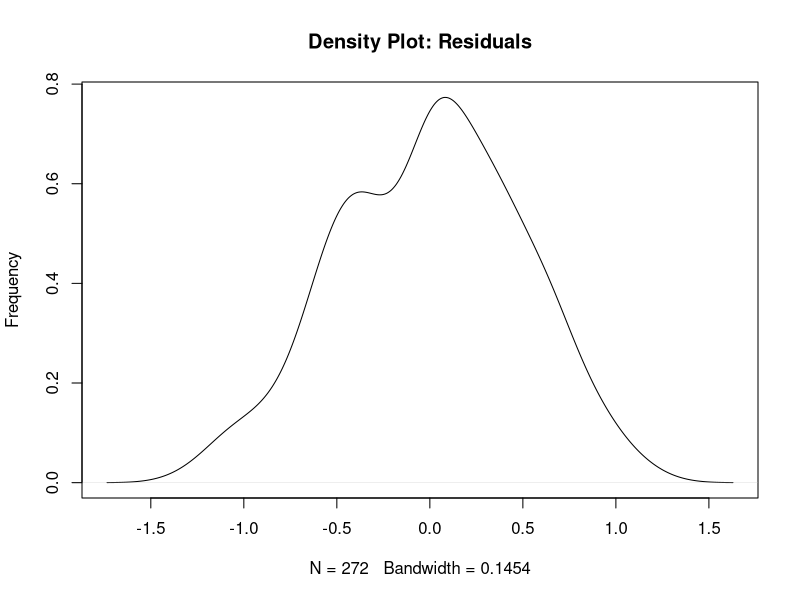
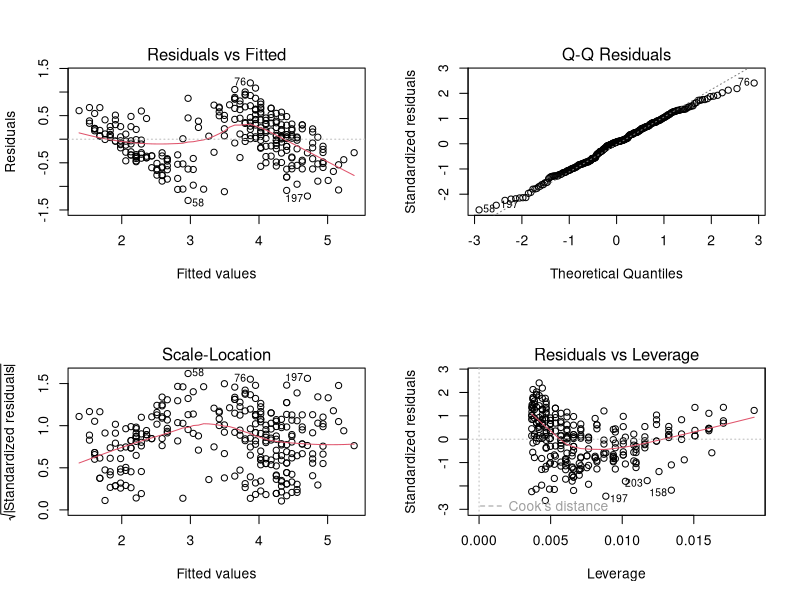

The R source for these figures, in order:
faithful.lm <- lm(eruptions ~ waiting, data=faithful)  # Build a linear regression model of faithful data

# Question 1
faithful.residuals = resid(faithful.lm) # Obtain the residuals of the faithful linear regression model
plot(density(faithful.residuals), main="Density Plot: Residuals", ylab="Frequency") # Plot the density of them

# Question 2
par(mfrow=c(2,2)) # Divide graph space into 4
plot(faithful.lm) # Plot 4 graphs

# Question 3
# In relation to the many plots produced by the data some potential conclusions can be drawn.
# Residuals vs Leverage:
#   The residuals vs leverage plot will show us points outside a red dashed line if any residuals are seen to be 
#   unimportant. As these red dashed lines don't even appear on the plot this indicates all observations are important 
#   and is what we want to see.
# Normal Q-Q:
#   From the normal Q-Q plot we can determine wether or not the residuals are normally distributed. We can see from the
#   shape of the dots and how they make a line that it would indeed appear to be normally distributed and has little to 
#   no skew in any direction.
# Density Plots:
#   When viewing the density plots for eruptions and waiting from last week it they are seen to have very similar shape.
#   This tells us that there is potentially some link between the two variables when one is influenced by the other.
#   In terms of the density plot of residuals it can also be seem to have a somewhat similar shape to the previously
#   mentioned. However it does vary greatly in that there is no dip in the centre in terms of frequency, unlike the
#   other density plots. This however would not be sufficient evidence to say our model is unappropriate and so all
#   seems in order.
# One final check that could be done would be to take a look at our adjusted R-squared value:
#   The value for our linear model is 0.8108 . This tells us that a large amount of the variance in our dependent
#   variable can be explained by our independent variable and a high value like this is what we want to see assuming we
#   want our model to be appropriate. Also the difference between adjusted R-squared and Multiple R-square is very small
#   indicating we have not overfit our model.
